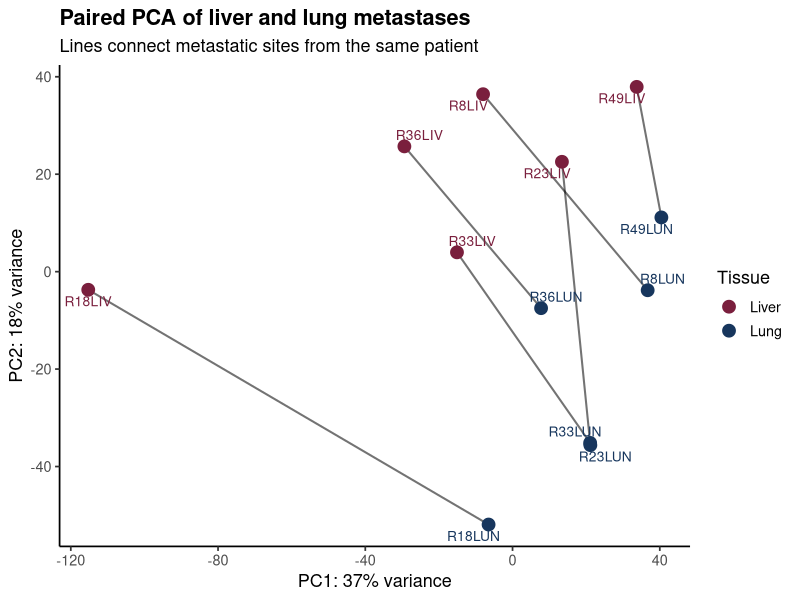

This chart was generated by the following R code:
library(ggplot2)
library(ggrepel)

pca <- read.csv(
  "results/tables/pca_scores.csv",
  stringsAsFactors = FALSE
)

# Ensure paired order is explicit
pca$tissue <- factor(
  pca$tissue,
  levels = c("Liver", "Lung")
)

# ------------------------------------------------------------
# Paired PCA
# ------------------------------------------------------------

p <- ggplot(
  pca,
  aes(
    x = PC1,
    y = PC2
  )
) +

  # Connect matched specimens from the same patient
  geom_line(
    aes(
      group = patient_code
    ),
    linewidth = 0.7,
    alpha = 0.55
  ) +

  geom_point(
    aes(
      color = tissue
    ),
    size = 4
  ) +

  geom_text_repel(
    aes(
      label = specimen_id,
      color = tissue
    ),
    size = 3.5,
    show.legend = FALSE,
    max.overlaps = Inf
  ) +

  scale_color_manual(
    values = c(
      "Liver" = "#7A1F3D",
      "Lung" = "#17365D"
    )
  ) +

  labs(
    title = "Paired PCA of liver and lung metastases",
    subtitle = "Lines connect metastatic sites from the same patient",
    x = "PC1: 37% variance",
    y = "PC2: 18% variance",
    color = "Tissue"
  ) +

  theme_classic(
    base_size = 13
  ) +

  theme(
    plot.title = element_text(
      face = "bold"
    )
  )

ggsave(
  "results/figures/03_paired_pca_liver_lung.png",
  p,
  width = 8.5,
  height = 6.5,
  dpi = 300
)

# ------------------------------------------------------------
# Paired PCA differences
# ------------------------------------------------------------

wide_pc1 <- reshape(
  pca[
    ,
    c(
      "patient_code",
      "tissue",
      "PC1"
    )
  ],
  idvar = "patient_code",
  timevar = "tissue",
  direction = "wide"
)

wide_pc2 <- reshape(
  pca[
    ,
    c(
      "patient_code",
      "tissue",
      "PC2"
    )
  ],
  idvar = "patient_code",
  timevar = "tissue",
  direction = "wide"
)

paired <- merge(
  wide_pc1,
  wide_pc2,
  by = "patient_code"
)

paired$PC1_Lung_minus_Liver <- (
  paired$PC1.Lung -
  paired$PC1.Liver
)

paired$PC2_Lung_minus_Liver <- (
  paired$PC2.Lung -
  paired$PC2.Liver
)

print(
  paired[
    ,
    c(
      "patient_code",
      "PC1_Lung_minus_Liver",
      "PC2_Lung_minus_Liver"
    )
  ]
)

write.csv(
  paired,
  "results/tables/paired_pca_differences.csv",
  row.names = FALSE
)
